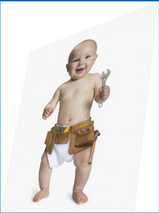
#> input picture bin/python/test.png, 159 x 213 px
$ python perspectTransform_v0.py   (Python 2 division)
#> lines starting #> are read from the running program, lines starting #| are printed output that depends on the picture
import numpy as np
import cv2
def invPerspectiveTransform(dst_point, M_INV):
    src_point = [0, 0]
    x = dst_point[0]
    y = dst_point[1]
    denominator = float(M_INV[2][0] * x + M_INV[2][1] * y + M_INV[2][2])
    src_point[0] = float((M_INV[0][0] * x + M_INV[0][1] * y + M_INV[0][2])) / denominator
    src_point[1] = float((M_INV[1][0] * x + M_INV[1][1] * y + M_INV[1][2])) / denominator
    src_point[0] = int(src_point[0])
    src_point[1] = int(src_point[1])
    return src_point
if __name__ == '__main__':
    img = cv2.imread('test.png')
#> img is the input picture: shape (213, 159, 3); mean B, G, R 227.8, 230.1, 233
    img = cv2.cvtColor(img, cv2.COLOR_BGR2GRAY)
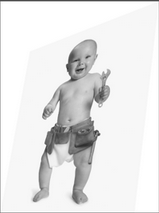
#> img: shape (213, 159); min 37, max 255, mean 230.7
    cv2.imshow('image', img)
    # print img.shape
    img_hight, img_width = img.shape
#> img_hight = 213; img_width = 159
    img_trans = np.zeros((img_hight, img_width), np.uint8)
    point_src = np.float32([[30, 51], [156, 0], [0, 213], [135, 210]])
    point_dst = np.float32([[0, 0], [158, 0], [0, 210], [159, 213]])
    M = cv2.getPerspectiveTransform(point_src, point_dst)
    M_INV = np.linalg.inv(M)
    print M
    print M_INV
    point = [0, 0]
    points = []
    points_1 = []
    for i in range(0, img_hight):
        for j in range(0, img_width):
            point[0] = j
            point[1] = i
            # print point
            points.extend(point)
            points_1.extend(point)
#> after the loop, point = [158, 212]

    points = np.array(points,dtype=int).reshape(-1,2)
    points_1 = np.array(points_1,dtype=float).reshape(-1,2)
    # print points
    #
    for i in range(0, len(points)):
        x = float(points[i][0])
        y = float(points[i][1])
        denominator = float(M[2][0] * x + M[2][1] * y + M[2][2])
        points_1[i][0] = float((M[0][0] * x + M[0][1] * y + M[0][2])) / denominator
        points_1[i][1] = float((M[1][0] * x + M[1][1] * y + M[1][2])) / denominator
    # [10 lines of commented-out code are left out]

    for i in range(0, len(points)):
        if points_1[i][0] < 0 or points_1[i][0] > (img_width-1) or points_1[i][1] < 0 or points_1[i][1] > (img_hight-1):
            continue
        img_trans[int(points_1[i][1])][int(points_1[i][0])] = img[points[i][1]][points[i][0]]
        t = i+1
        if t < len(points):
            # print 'enter>>>>>>'
            if points_1[t][0] < 0 or points_1[t][0] > (img_width-1) or points_1[t][1] < 0 or points_1[t][1] > (img_hight-1):
                continue
            if abs((int(points_1[t][1]) - int(points_1[i][1]))) > 1 or abs((int(points_1[t][0]) - int(points_1[i][0]))) > 1 or\
                    ((abs((int(points_1[t][1]) - int(points_1[i][1])))) == 1 and (abs((int(points_1[t][0]) - int(points_1[i][0])))) == 1):

                x_min = min(int(points_1[t][1]), int(points_1[i][1]))
                x_max = max(int(points_1[t][1]), int(points_1[i][1]))+1
                y_min = min(int(points_1[t][0]), int(points_1[i][0]))
                y_max = max(int(points_1[t][0]), int(points_1[i][0]))+1
                # print x_min, x_max, y_min, y_max
                if x_min != x_max and y_min != y_max:
                    roi = img_trans[x_min:x_max, y_min:y_max]
                    roi = roi.reshape(-1)
                    print len(roi)
                    for index in range(0, len(roi)):
                        roi[index] = img[points[t][1]][points[t][0]]
                    roi = roi.reshape(x_max-x_min, y_max-y_min)
                    img_trans[x_min:x_max, y_min:y_max] = roi

                elif x_min == x_max and y_min != y_max:
                    roi = img_trans[x_min, y_min:y_max]
                    roi = roi.reshape(-1)
                    print len(roi)
                    for index in range(0, len(roi)):
                        roi[index] = img[points[t][1]][points[t][0]]
                    roi = roi.reshape(-1, y_max-y_min)
                    img_trans[x_min, y_min:y_max] = roi
                elif y_min == y_max and x_min != y_min:
                    roi = img_trans[x_min:x_max, y_min]
                    roi = roi.reshape(-1)
                    print len(roi)
                    for index in range(0, len(roi)):
                        roi[index] = img[points[t][1]][points[t][0]]
                    roi = roi.reshape(x_max-x_min, -1)
                    img_trans[x_min:x_max, y_min] = roi
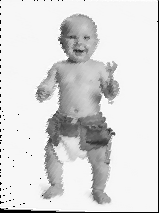
#> img_trans: shape (213, 159); min 0, max 255, mean 218.3

        # [18 lines of commented-out code are left out]
    img_perspect = cv2.warpPerspective(img, M, (img_width, img_hight))
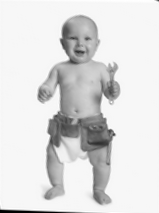
#> img_perspect: shape (213, 159); min 0, max 255, mean 221.9
    cv2.imshow('image_1', img_perspect)
    # cv2.namedWindow('image1', flags=cv2.WINDOW_NORMAL)
    # img_trans = cv2.medianBlur(img_trans, 3)
    cv2.imshow('image1', img_trans)
    # cv2.imwrite('img_trans.png', img_trans)
    cv2.waitKey(0)
